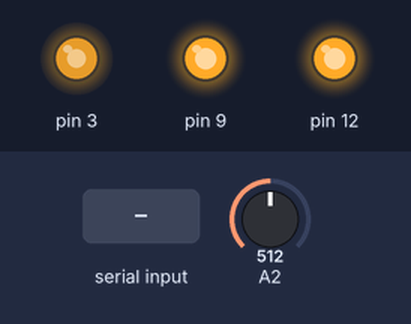
Recording of a sketch running on a simulated Arduino Uno, built with avr-gcc and run on an emulated ATmega328P. Parts: output pins drawn as LEDs (lit = HIGH). The test bench sets the inputs (shaded band); at power-on: A2 = 512. What the sketch prints to the serial monitor is not drawn.

Above: at 1.2 s.
1.3 s: "0;" received over Serial
At 1.7 s:
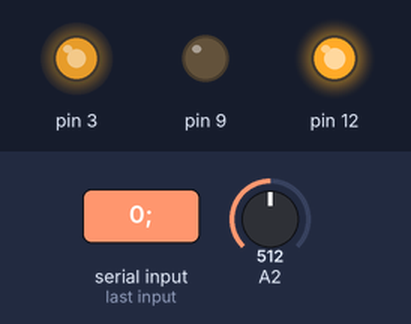
2.8 s: A2 set to 5
4.3 s: A2 set to 2
At 4.6 s:
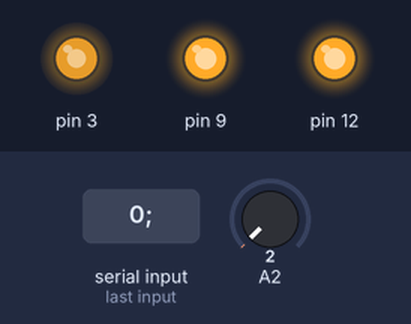
5.8 s: "90,45;" received over Serial
At 6.4 s:
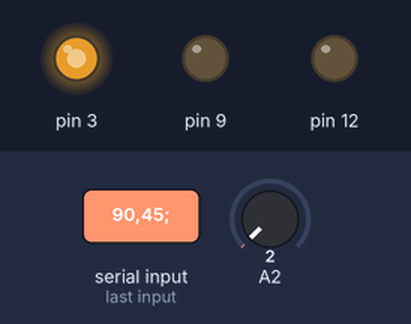
7.3 s: "1,90;" received over Serial
At 8.2 s:
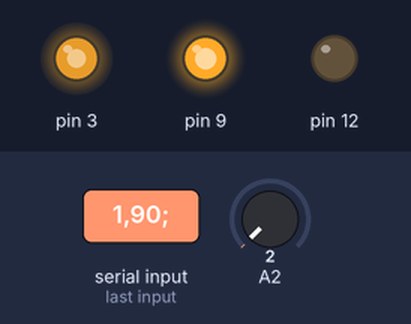
9.0 s: "1;" received over Serial
At 9.4 s:
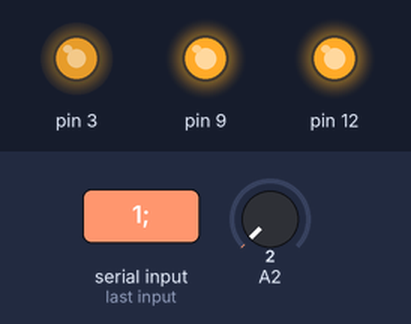
Timing chart, 0 to 11.5 s (numbered marks = the images above; inputs shaded):
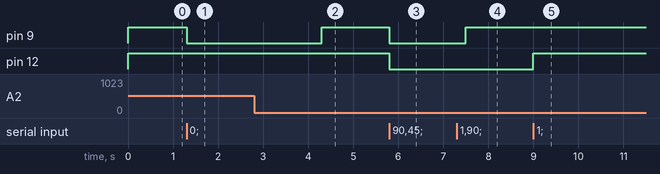

Measured:
- the behaviour switches between 4 and 3 on A2 (found by bisection; images 1 and 2)
- after the input at 1.3 s, pin 9: HIGH → LOW at once
- after the input at 4.3 s, pin 9: LOW → HIGH at once
- after the input at 5.8 s, pin 9, pin 12: HIGH → LOW at once
- after the input at 7.3 s, pin 9: LOW → HIGH after 0.20 s
- after the input at 9.0 s, pin 12: LOW → HIGH at once

The sketch:

Unity_test_180501_Timer.ino
```cpp
#include <MsTimer2.h> // yama 180501 タイマー関数に関するライブラリ読み込み
#define SPEED1 200
#define SPEED2 255
#define JITTER 4

int vr;
int slide;
int moving;
int flag;
int speed_level;
int diff;

void flash(){
  vr = analogRead(A2);
  Serial.println(vr);

  if ( Serial.available() ) {
    String str = Serial.readStringUntil(';');
    slide = str.toInt();
    vr = slide;
  }
}

void setup() {
  Serial.begin(38400);
  // モーターAの制御用ピン設定
  pinMode(12, OUTPUT); // 回転方向 (HIGH/LOW)
  pinMode(9, OUTPUT); // ブレーキ (HIGH/LOW)
  pinMode(3, OUTPUT); // PWMによるスピード制御 (0-255)

  digitalWrite(12, HIGH);
  digitalWrite(9, HIGH);
  analogWrite(3, SPEED1);

  moving = 0;
  flag = 0;
  speed_level = SPEED1;

  MsTimer2::set(500, flash);
  MsTimer2::start();
}

void loop() {
  // put your main code here, to run repeatedly:
  //int vr = analogRead(A2); //A2にボリューム部の2ピンを接続。1=5V,0=GND

  if ( Serial.available() ) {
    //key_move(str);

/*
    String sliSpeed = Serial.readStringUntil(';');
    int speedFlag = sliSpeed.toInt();

    if(speedFlag == -1){
      analogWrite(3, SPEED1);
    }else if(speedFlag == -2){
      analogWrite(3, SPEED2);
    }
*/
    String str = Serial.readStringUntil(';');
    slide = str.toInt();
    //Serial.println("1");
/*
    if(slide >= 0){
      slide_device();
    }else{
      speed_change(slide);
    }
*/
    slide_device();
  }

  vr = analogRead(A2);
  Serial.println(vr);
}

void slide_device(){
  vr = analogRead(A2); //A2にボリューム部の2ピンを接続。1=5V,0=GND

  if(vr > slide){
    // モーターA: 正転
    digitalWrite(12, HIGH);
    digitalWrite(9, LOW);
    while(vr > slide){
      vr = analogRead(A2);
      diff = vr - slide;
      if(-JITTER < diff && diff < JITTER){
        break;
      }
      analogWrite(3, speed_level);
    }
    digitalWrite(9, HIGH);
  }else if(vr < slide){
    // モーターA: 逆転
    digitalWrite(12, LOW);
    digitalWrite(9, LOW);
   while(vr < slide){
      vr = analogRead(A2);
      int diff = vr - slide;
      if(-JITTER < diff && diff < JITTER){
        break;
      }
      analogWrite(3, speed_level);
    }
    digitalWrite(9, HIGH);
  }
  //else{
    //digitalWrite(12, HIGH);
    //digitalWrite(9, HIGH);
  //}
  //analogWrite(3, speed_level);
  delay(1);
}

void speed_change(int speedFlag){
  if(speedFlag == -1){
    speed_level = SPEED1;
  }else if(speedFlag == -2){
    speed_level = SPEED2;
  }
}

void key_move(char mode){
  int vr = analogRead(A2); //A2にボリューム部の2ピンを接続。1=5V,0=GND

  switch (mode) {
    case '0' :
      digitalWrite(12, HIGH);
      digitalWrite(9, LOW);
      while(vr > 0){
        analogWrite(3, SPEED1);
        vr = analogRead(A2);
      }
      digitalWrite(12, HIGH);
      digitalWrite(9, HIGH);
      analogWrite(3, SPEED1);
      break;
    case '1' :
      digitalWrite(12, LOW);
      digitalWrite(9, LOW);
      while(vr < 512){
        analogWrite(3, SPEED1);
        vr = analogRead(A2);
      }
      digitalWrite(12, HIGH);
      digitalWrite(9, HIGH);
      analogWrite(3, SPEED1);
      break;
    case '2' :
      digitalWrite(12, HIGH);
      digitalWrite(9, HIGH);
      break;
  }

  delay(10);
}
```
